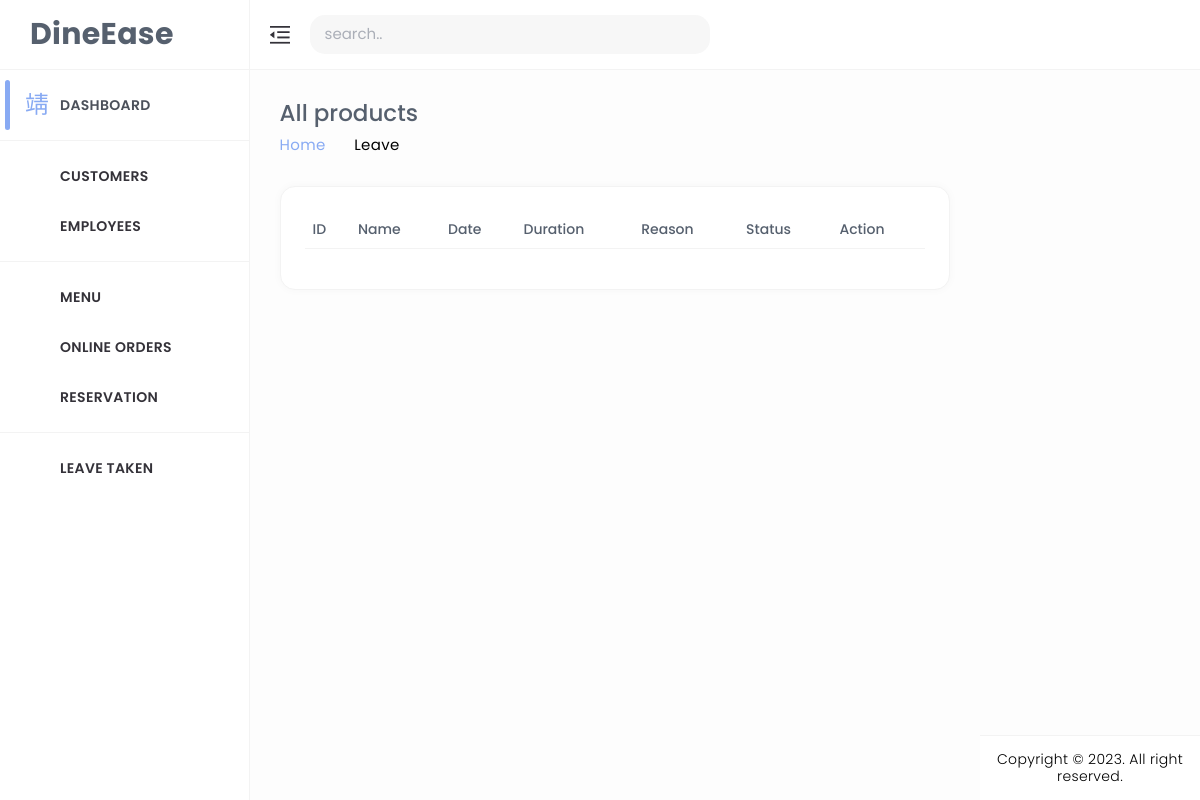
Page /empLeave_list/ on the earlier database version.
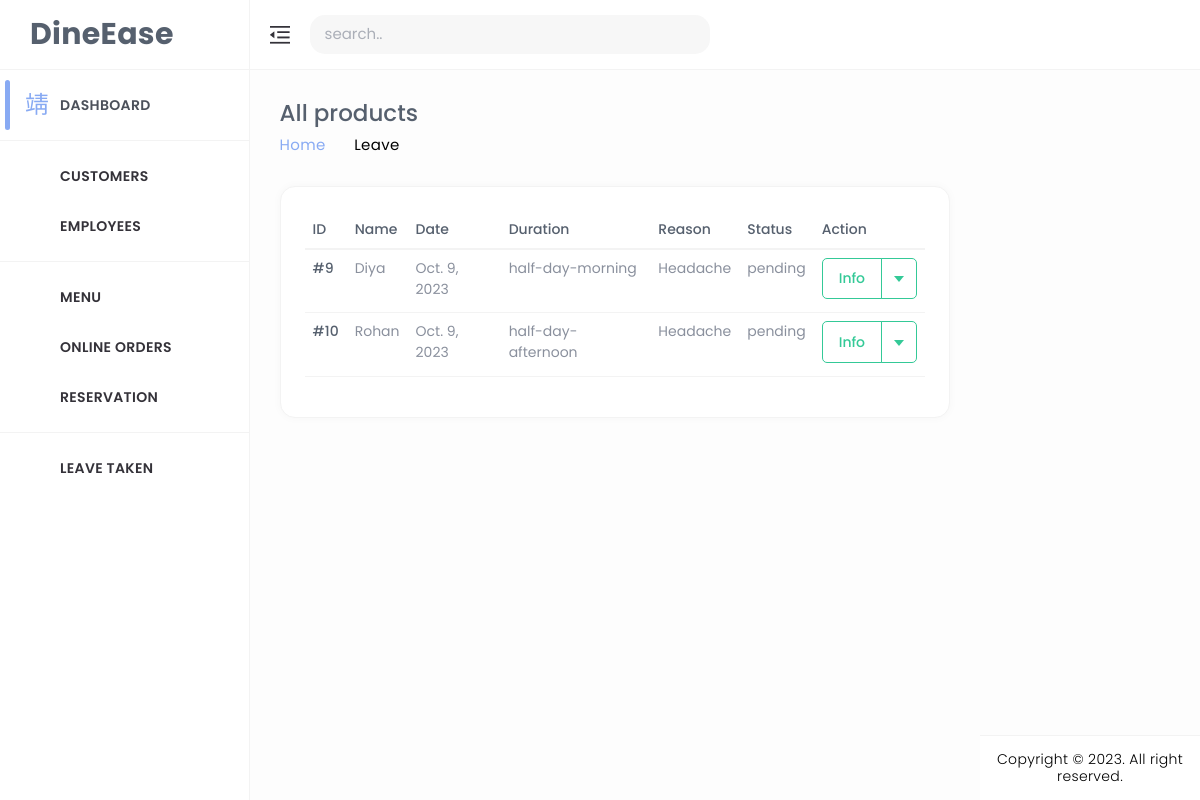
Same page on the later database version.
### home/models.py (models this page shows, shortened)
class LeaveApplication(models.Model):
    user = models.ForeignKey(CustomUser, on_delete=models.CASCADE, null=True, blank=True)
    date = models.DateField()
    duration = models.CharField(max_length=20, choices=[('full-day', 'Full Day'), ('half-day-morning', 'Half Day (Morning)'), ('half-day-afternoon', 'Half Day (Afternoon)')])
    reason = models.TextField()
    status = models.CharField(max_length=20, choices=[('pending', 'Pending'), ('approved', 'Approved'), ('rejected', 'Rejected')])

class CustomUser(AbstractUser):
    CUSTOMER = 1
    EMPLOYEE = 2
    ROLE_CHOICE = (
        (CUSTOMER, 'CUSTOMER'),
        (EMPLOYEE, 'EMPLOYEE'),
    )
    username=None
    first_name = None
    last_name = None
    USERNAME_FIELD = 'email'
    name = models.CharField(max_length=50)
    email = models.EmailField(max_length=100, unique=True)
    phone = models.CharField(max_length=12, blank=True)
    password = models.CharField(max_length=128)
    role = models.IntegerField(choices=ROLE_CHOICE, blank=True, null=True,default='1')
    is_admin = models.BooleanField(default=False)
    is_staff = models.BooleanField(default=False)
    is_active = models.BooleanField(default=True)
    is_superadmin = models.BooleanField(default=False)
    REQUIRED_FIELDS = ['name', 'phone']
    objects = UserManager()

### home/views.py (the view)
# urls.py: path('empLeave_list/', empLeave_list, name='empLeave_list'),
def empLeave_list(request):
    leave_applications = LeaveApplication.objects.all()
    return render(request, 'admin_dashboard/empLeave_list.html', {'leave_applications': leave_applications})

### templates/admin_dashboard/empLeave_list.html (shortened to what the changed rows need)
{% load static %}
<!DOCTYPE html>
<html lang="en" dir="ltr">
<head>
	<link href="../../../../cdn.jsdelivr.net/npm/%40mdi/font%404.4.95/css/materialdesignicons.min.html" rel="stylesheet" />
	<link href="{% static 'assets/css/materialdesignicons.min.css' %}" rel="stylesheet" />
	<link href="{% static 'assets/plugins/simplebar/simplebar.css' %}" rel="stylesheet" />
	<link href="{% static 'assets/plugins/data-tables/datatables.bootstrap5.min.css' %}" rel='stylesheet'>
	<link href="{% static 'assets/plugins/data-tables/responsive.datatables.min.css' %}" rel='stylesheet'>
	<link id="{% static 'style.css' %}" rel="stylesheet" href="{% static 'assets/css/style.css' %}" />
</head>
<body id="body">
	<div class="wrapper">
		<div class="ec-page-wrapper">
			<div class="ec-content-wrapper">
				<div class="content">
					<div class="breadcrumb-wrapper d-flex align-items-center justify-content-between">
						<div>
							<h1>All products</h1>
						</div>
					</div>
					<div class="row">
						<div class="col-12">
							<div class="card card-default">
								<div class="card-body">
									<div class="table-responsive">
										<table id="responsive-data-table" class="table" style="width:100%">
                                            <thead>
                                                <tr>
                                                    <th>ID</th>
                                                    <th>Name</th>
                                                    <th>Date</th>
                                                    <th>Duration</th>
                                                    <th>Reason</th>
                                                    <th>Status</th>
                                                    <th>Action</th>
                                                </tr>
                                            </thead>
                                            <tbody>
                                                {% for leave in leave_applications %}
                                                <tr>
                                                    <td>#{{ leave.id }}</td>
                                                    <td>{{ leave.user.name }}</td>
                                                    <td>{{ leave.date }}</td>
                                                    <td>{{ leave.duration }}</td>
                                                    <td>{{ leave.reason }}</td>
                                                    <td>{{ leave.status }}</td>
                                                    <td>
														<div class="btn-group mb-1">
															<button type="button" class="btn btn-outline-success">Info</button>
															<button type="button" class="btn btn-outline-success dropdown-toggle dropdown-toggle-split"
																data-bs-toggle="dropdown" aria-haspopup="true" aria-expanded="false" data-display="static">
															</button>
														</div>
													</td>
                                                </tr>
                                                {% endfor %}
                                            </tbody>
                                        </table>
									</div>
									</div>
								</div>
							</div>
						</div>
					</div>
				</div>
			</div>
		</div>
</body>
</html>

Differences in the rows shown:
added LeaveApplication: id "9", user.name "Diya", date "Oct. 9, 2023", duration "half-day-morning", reason "Headache", status "pending"
added LeaveApplication: id "10", user.name "Rohan", date "Oct. 9, 2023", duration "half-day-afternoon", reason "Headache", status "pending"
